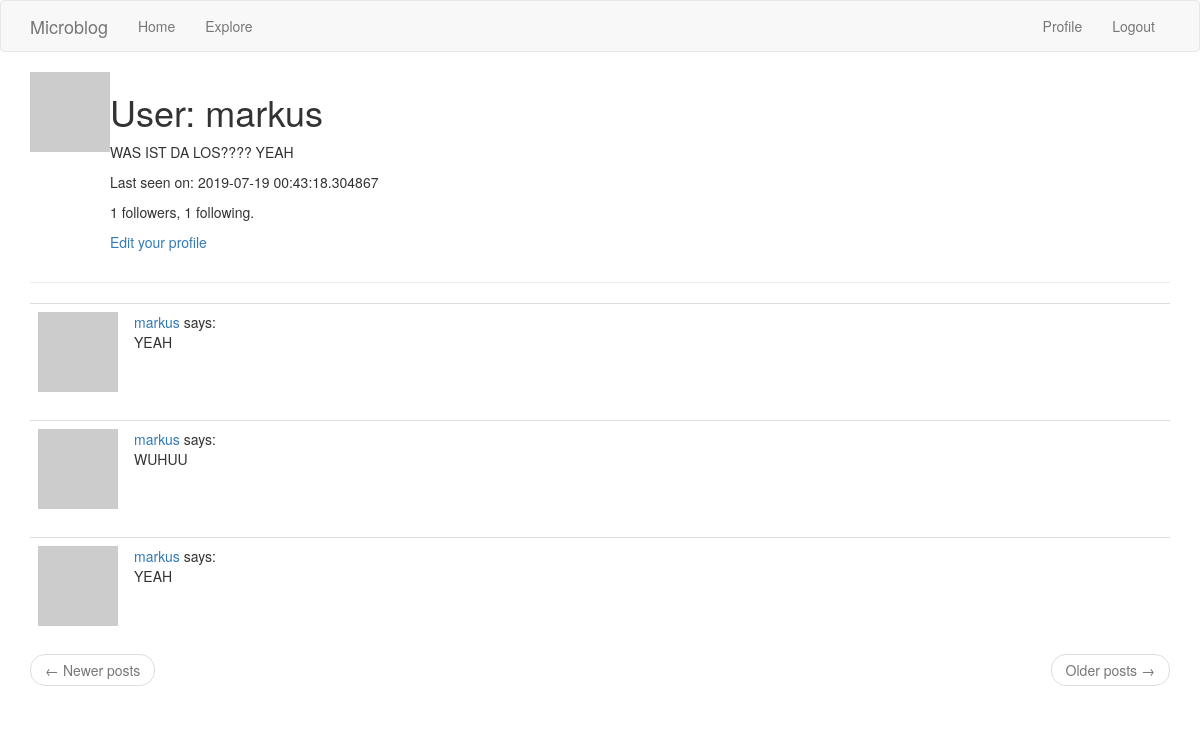
/user/markus (signed in), run on an earlier commit of the app's database.
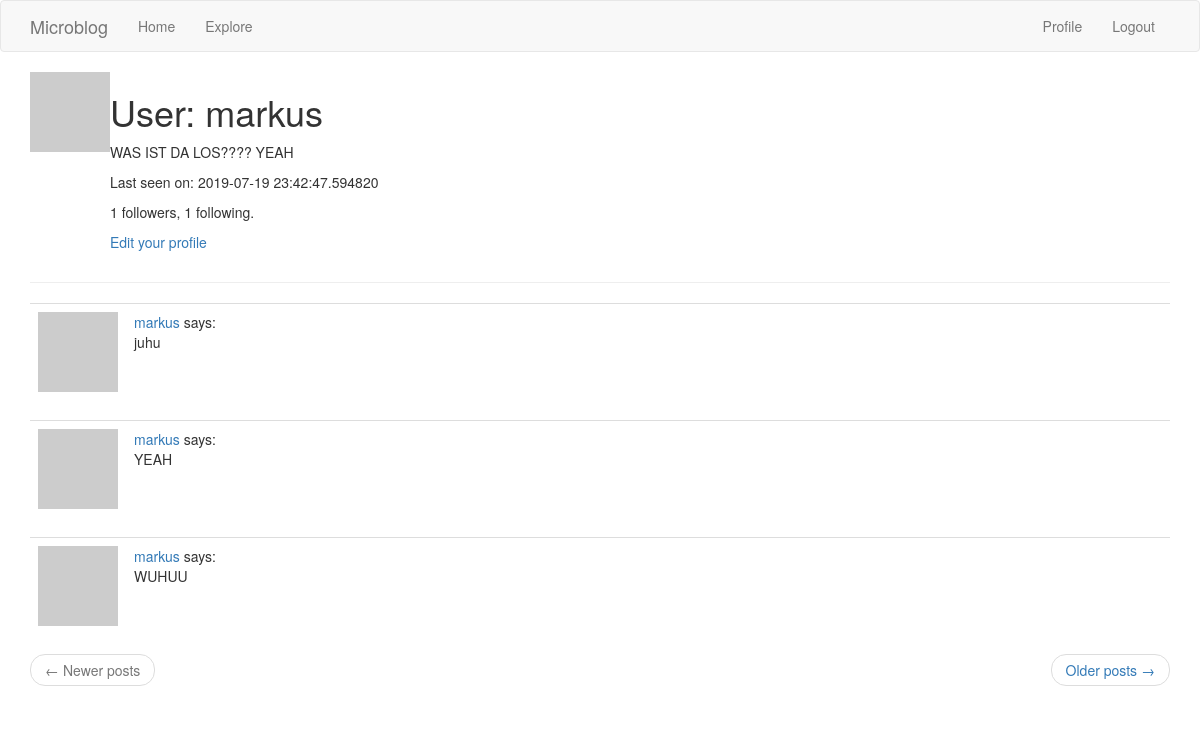
And on a later commit of the database.
### models.py (models this page shows, shortened)
class User(UserMixin, db.Model):
    id = db.Column(db.Integer, primary_key=True)
    username = db.Column(db.String(64), index=True, unique=True)
    email = db.Column(db.String(120), index=True, unique=True)
    password_hash = db.Column(db.String(128))
    posts = db.relationship('Post', backref='author', lazy='dynamic')
    about_me = db.Column(db.String(140))
    last_seen = db.Column(db.DateTime, default=datetime.utcnow)
    followed = db.relationship(
        'User',
        secondary=followers,
        primaryjoin=(followers.c.follower_id == id),
        secondaryjoin=(followers.c.followed_id == id),
        backref=db.backref('followers', lazy='dynamic'),
        lazy='dynamic'
        )
    def avatar(self, size):
        digest = md5(self.email.lower().encode('utf-8')).hexdigest()
        return 'https://www.gravatar.com/avatar/{}?d=identicon&s={}'.format(digest, size)

class Post(db.Model):
    id = db.Column(db.Integer, primary_key=True)
    body = db.Column(db.String(140))
    timestamp = db.Column(db.DateTime, index=True, default=datetime.utcnow)
    user_id = db.Column(db.Integer, db.ForeignKey('user.id'))

### routes.py (the view)
@app.route('/user/<username>')
@login_required
def user(username):
    user = User.query.filter_by(username=username).first_or_404()
    page = request.args.get('page', 1, type=int)
    posts = user.posts.order_by(Post.timestamp.desc()).paginate(
        page,
        app.config['POSTS_PER_PAGE'],
        False
        )
    if posts.has_next:
        next_url = url_for('user', username=user.username, page=posts.next_num)
    else:
        next_url = None
    if posts.has_prev:
        prev_url = url_for('user', username=user.username, page=posts.prev_num)
    else:
        prev_url = None
    return render_template('user.html', user=user, posts=posts.items, next_url=next_url, prev_url=prev_url)

### models.py (called while the page is built)
@login.user_loader
def load_user(this_id):
    return User.query.get(int(this_id))

### routes.py (called while the page is built)
@app.before_request
def before_request():
    if current_user.is_authenticated:
        current_user.last_seen = datetime.utcnow()
        db.session.commit()

### templates/user.html
{% extends "base.html" %}
{% block app_content %}
    <table>
        <tr valign="top">
            <td><img src="{{ user.avatar(128) }}"></td>
            <td>
                <h1>User: {{ user.username }}</h1>
                {% if user.about_me %}<p>{{ user.about_me }}</p>{% endif %}
                {% if user.last_seen %}<p>Last seen on: {{ user.last_seen }}</p>{% endif %}
                <p>{{ user.followers.count() }} followers, {{ user.followed.count() }} following.</p>
                {% if user == current_user %}
                <p><a href="{{ url_for('edit_profile') }}">Edit your profile</a></p>
                {% elif not current_user.is_following(user) %}
                <p><a href="{{ url_for('follow', username=user.username) }}">Follow</a></p>
                {% else %}
                <p><a href="{{ url_for('unfollow', username=user.username) }}">Unfollow</a></p>
                {% endif %}
            </td>
        </tr>
    </table>
    <hr>
    {% for post in posts %}
        {% include '_post.html' %}
    {% endfor %}
    <nav aria-label="...">
        <ul class="pager">
            <li class="previous{% if not prev_url %} disabled{% endif %}">
                <a href="{{ prev_url or '#' }}">
                    <span aria-hidden="true">&larr;</span> Newer posts
                </a>
            </li>
            <li class="next{% if not next_url %} disabled{% endif %}">
                <a href="{{ next_url or '#' }}">
                    Older posts <span aria-hidden="true">&rarr;</span>
                </a>
            </li>
        </ul>
    </nav>
{% endblock %}

### templates/base.html (shortened to what this page needs)
{% extends 'bootstrap/base.html' %}
{% block navbar %}
    <nav class="navbar navbar-default">
        <div class="container">
            <div class="navbar-header">
                <a class="navbar-brand" href="{{ url_for('index') }}">Microblog</a>
            </div>
            <div class="collapse navbar-collapse" id="bs-example-navbar-collapse-1">
                <ul class="nav navbar-nav">
                    <li><a href="{{ url_for('index') }}">Home</a></li>
                    <li><a href="{{ url_for('explore') }}">Explore</a></li>
                </ul>
                <ul class="nav navbar-nav navbar-right">
                    {% if current_user.is_anonymous %}
                    <li><a href="{{ url_for('login') }}">Login</a></li>
                    {% else %}
                    <li><a href="{{ url_for('user', username=current_user.username) }}">Profile</a></li>
                    <li><a href="{{ url_for('logout') }}">Logout</a></li>
                    {% endif %}
                </ul>
            </div>
        </div>
    </nav>
{% endblock %}
{% block content %}
    <div class="container">
        {% block app_content %}{% endblock %}
    </div>
{% endblock %}

### templates/_post.html
<table class="table table-hover">
	<tr>
		<td width="70px">
			<a href="{{ url_for('user', username=post.author.username) }}">
				<img src="{{ post.author.avatar(70) }}" />
			</a>
		</td>
		<td>
			<a href="{{ url_for('user', username=post.author.username) }}">
				{{ post.author.username }}
			</a>
			says:
			<br>
			{{ post.body }}
		</td>
	</tr>
</table>

What changed in the data, as far as the page shows it:
no longer on this page (row unchanged): Post: author.username "markus", body "YEAH"
changed User "markus": last_seen "2019-07-19 00:43:18.304867" → "2019-07-19 23:42:47.594820"
added Post: author.username "markus", body "juhu"
